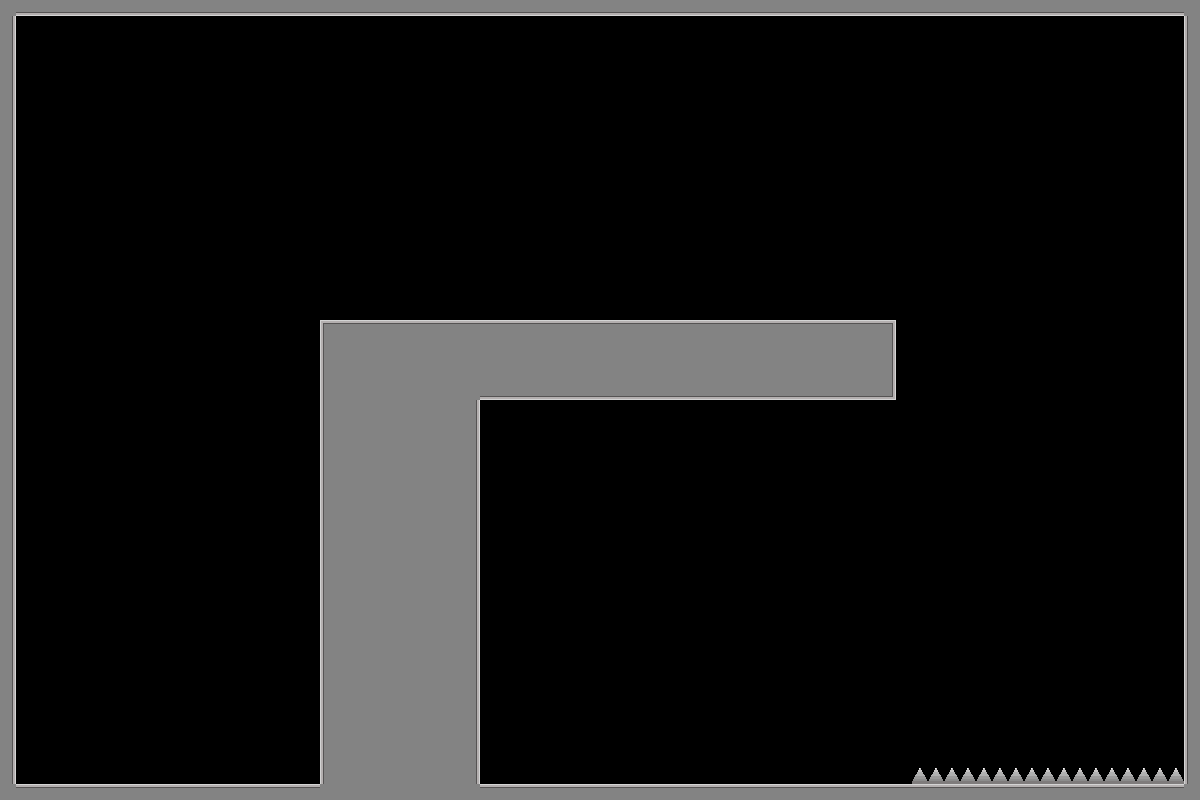

This is a level from a 2D game, rendered from its Tiled map with the project's own tilesets. A one-line summary and the map file follow, with tile-layer data summarised:
An orthogonal 75x50 tile map with 16x16 px tiles, 1 tile layer (Tile Layer 1) and 2 objects (2x bullet_pickup).

<map version="1.10" tiledversion="1.12.2" orientation="orthogonal" renderorder="right-down" width="75" height="50" tilewidth="16" tileheight="16" infinite="0" nextlayerid="3" nextobjectid="4">
 <tileset firstgid="1" source="place_holder_tileset.tsx" />
 <layer id="1" name="Tile Layer 1" width="75" height="50">
  <data>[3750 cells, 683 non-empty, 9 distinct tile ids]</data>
 </layer>
 <objectgroup id="2" name="object_layer">
  <object id="1" name="bullet_pickup" x="119.078" y="148.555" width="90" height="60">
   <properties>
    <property name="ability_type" value="bullet_pickup" />
   </properties>
  </object>
  <object id="2" name="bullet_pickup" x="757.292" y="230.594" width="90" height="60">
   <properties>
    <property name="ability_type" value="bullet_pickup" />
   </properties>
  </object>
 </objectgroup>
</map>
